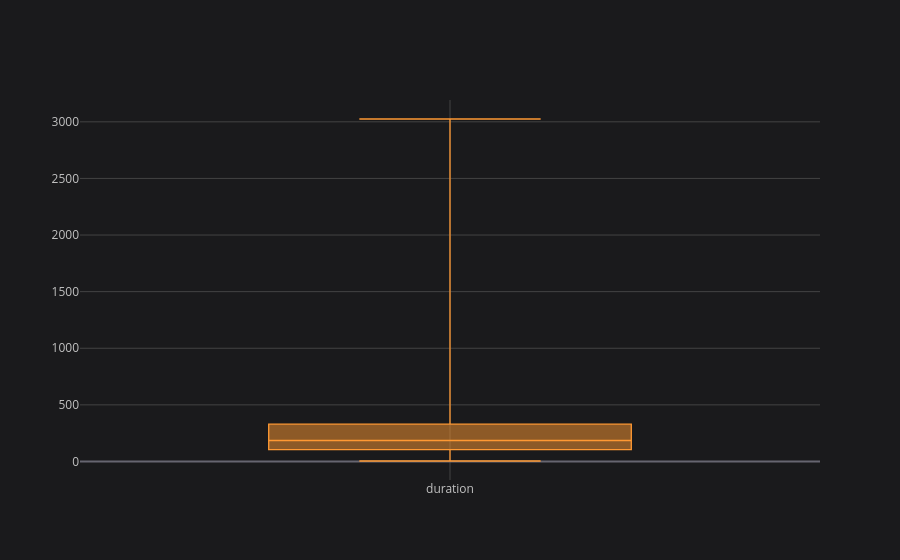
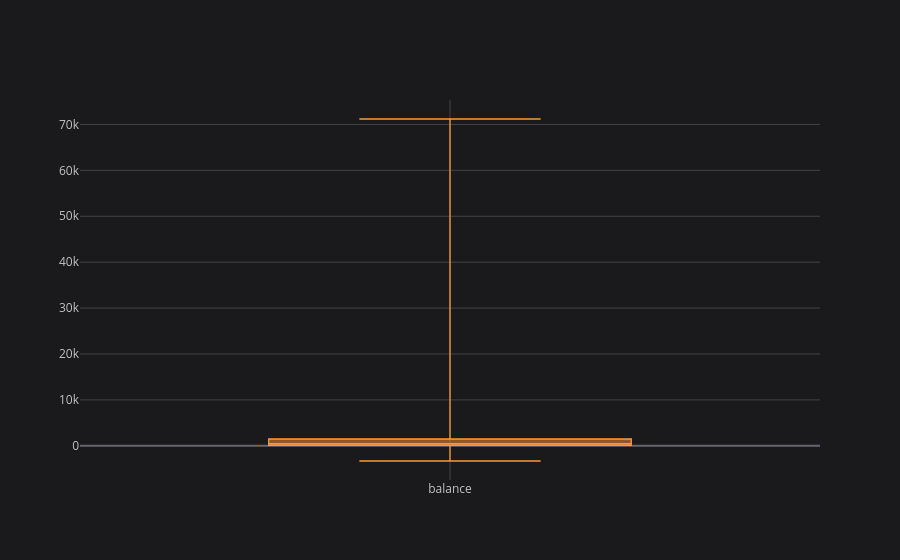

Notebook cell for these charts, in order:
### Code cell
# Outlier Check
df['duration'].iplot(kind='box')
df['balance'].iplot(kind='box')

### Figure 1 — Plotly figure (JSON) as saved in the notebook; plotly's stock layout.template omitted (floating-point values rounded to 4 significant figures; data arrays with more than 128 entries replaced by an {"elided": "..."} marker saying what was removed)
{"data": [{"boxpoints": false, "line": {"width": 1.3}, "marker": {"color": "rgba(255, 153, 51, 1.0)"}, "name": "duration", "orientation": "v", "type": "box", "y": {"elided": "4521 int values"}}], "layout": {"autosize": true, "legend": {"bgcolor": "#1A1A1C", "font": {"color": "#D9D9D9"}}, "paper_bgcolor": "#1A1A1C", "plot_bgcolor": "#1A1A1C", "title": {"font": {"color": "#D9D9D9"}}, "xaxis": {"autorange": true, "gridcolor": "#434343", "range": [-0.5, 0.5], "showgrid": true, "tickfont": {"color": "#C2C2C2"}, "title": {"font": {"color": "#D9D9D9"}, "text": ""}, "type": "category", "zerolinecolor": "#666570"}, "yaxis": {"autorange": true, "gridcolor": "#434343", "range": [-163.8, 3193.0], "showgrid": true, "tickfont": {"color": "#C2C2C2"}, "title": {"font": {"color": "#D9D9D9"}, "text": ""}, "type": "linear", "zerolinecolor": "#666570"}}}

### Figure 2 — Plotly figure (JSON) as saved in the notebook; plotly's stock layout.template omitted (floating-point values rounded to 4 significant figures; data arrays with more than 128 entries replaced by an {"elided": "..."} marker saying what was removed)
{"data": [{"boxpoints": false, "line": {"width": 1.3}, "marker": {"color": "rgba(255, 153, 51, 1.0)"}, "name": "balance", "orientation": "v", "type": "box", "y": {"elided": "4521 int values"}}], "layout": {"autosize": true, "legend": {"bgcolor": "#1A1A1C", "font": {"color": "#D9D9D9"}}, "paper_bgcolor": "#1A1A1C", "plot_bgcolor": "#1A1A1C", "title": {"font": {"color": "#D9D9D9"}}, "xaxis": {"autorange": true, "gridcolor": "#434343", "range": [-0.5, 0.5], "showgrid": true, "tickfont": {"color": "#C2C2C2"}, "title": {"font": {"color": "#D9D9D9"}, "text": ""}, "type": "category", "zerolinecolor": "#666570"}, "yaxis": {"autorange": true, "gridcolor": "#434343", "range": [-7452.0, 75330.0], "showgrid": true, "tickfont": {"color": "#C2C2C2"}, "title": {"font": {"color": "#D9D9D9"}, "text": ""}, "type": "linear", "zerolinecolor": "#666570"}}}
